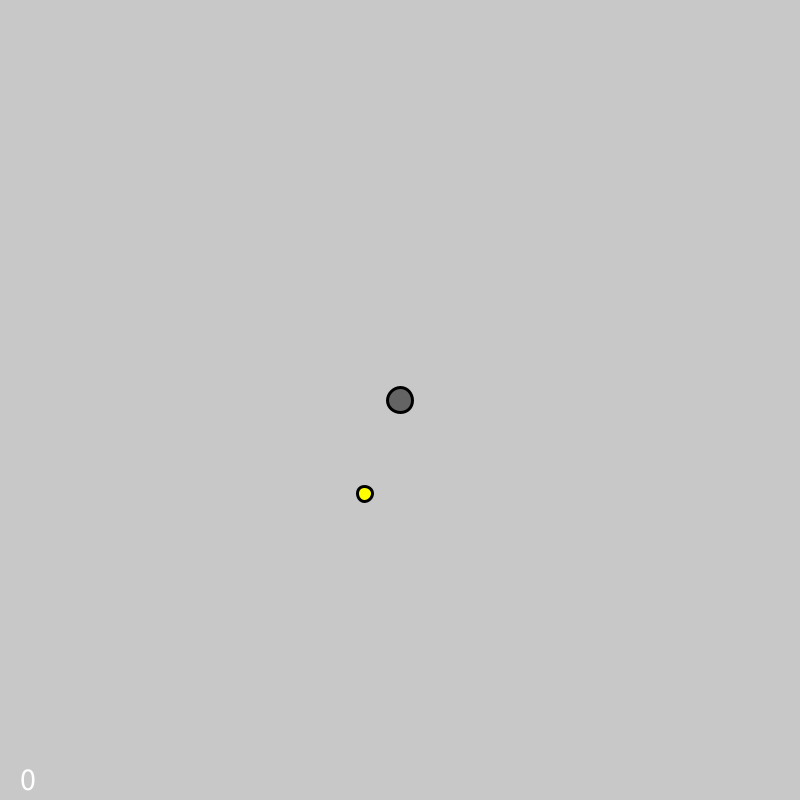
Frame 1 (no input)
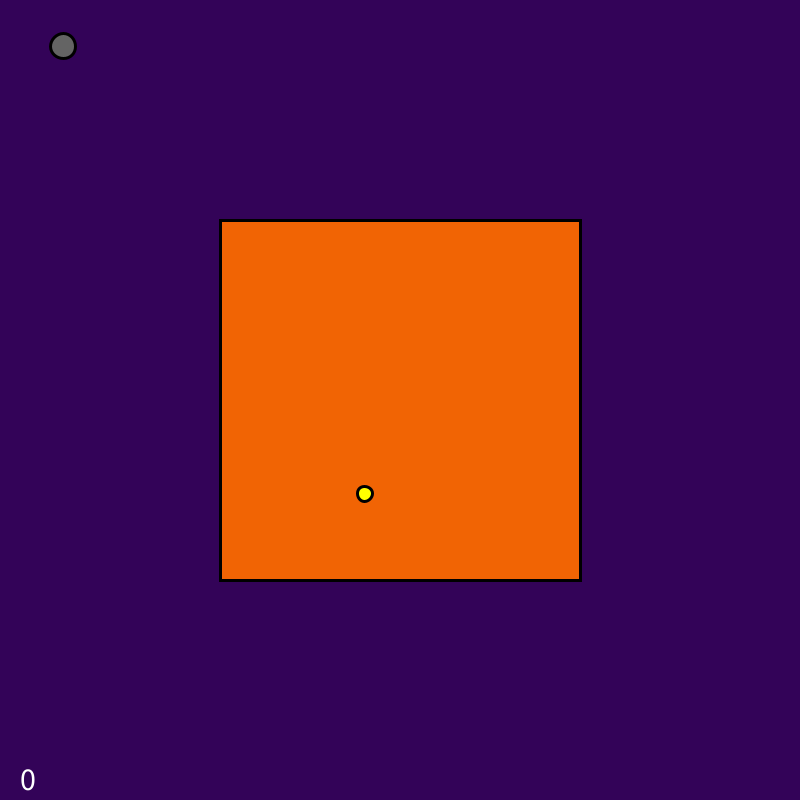
Frame 60 (the mouse pressed at the canvas centre just before this capture)
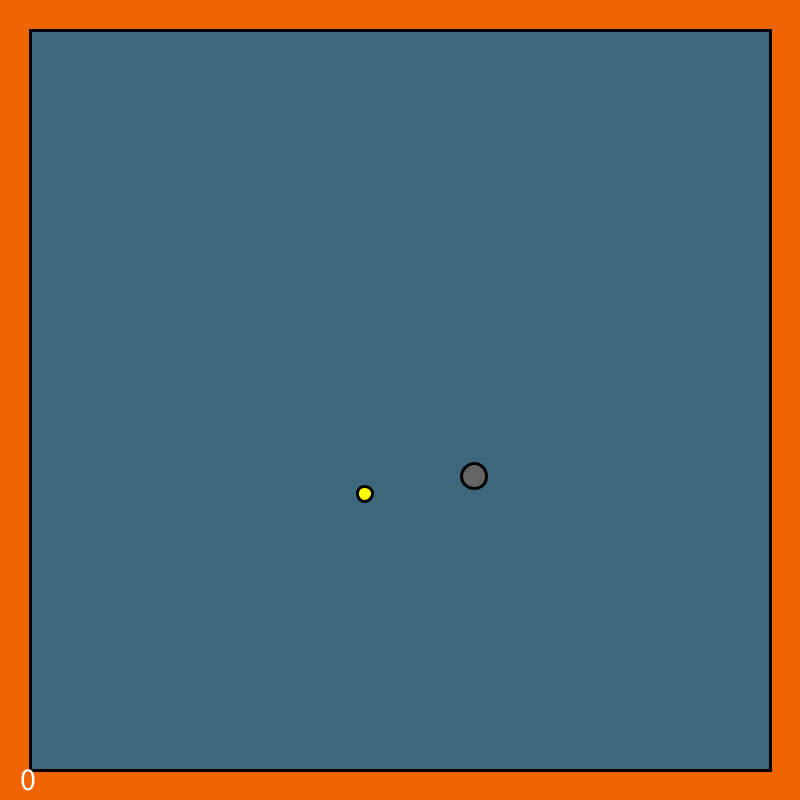
Frame 120 (the mouse held since frame 60 and released just before this capture)

The Processing sketch that drew these frames (run headless with seeded random() and noise(); from frame 60 on, the mouse is pressed at the canvas centre):

// Processing sketch: processing_101162
// ── processing_101162.pde


float[] enemyPosY = new float[5];
float[] enemyPosX = new float[5];

PVector playerPos = new PVector(width/2, height/2);

PVector coin = new PVector(0, 0);
PVector gravity = new PVector(0, 0);
PVector gravEnemyPos = new PVector(width/2, height/2);
PVector gravSpeed = new PVector(0.5, 0.5);
PVector playerWeight = new PVector(0.25, 0.25);

float gravDistance;
float enemySpeed = 2;
float playerSize = 25;
float distance;
float ySpeed = 0.001; 
float acc;
float xSpeed = 0.001; 
float xacc;
float cutoff = 1;
float distFix = 2;
float pull = 5000;

float bgx; //background X
float bgy; //background Y
float R, G, B;
float prevR = 200;
float prevG = 200;
float prevB = 200;
float deadX ,deadY;
float deadPosX, deadPosY;

int score;
Boolean dead = false;

void setup() {
  size(800, 800);

  strokeWeight(3);

  for (int i = 0; i < 5; i++) {
    enemyPosY[i] = random(0, height);
    enemyPosX[i] = random(-1200, -500);
  }

  R = random(0, 255);
  G = random(0, 255);
  B = random(0, 255);
  coin.x = random(0, width);
  coin.y = random(0, height);
  playerPos.x = width/2;
  playerPos.y = height/2;
  gravEnemyPos.x = random(-200, -1000);
  gravEnemyPos.y = random(0, height);
}

void draw () {
  fill(200, 200, 200);
  background(prevR, prevG, prevB);
  fill(R, G, B);
  if(dead == false){
  rect((width/2)-bgx/2, (height/2)-bgy/2, bgx, bgy);
  bgx += 20;
  bgy += 20;
  }
  if (bgx>(width)) {
    bgx = 0;
    bgy = 0;
    prevR = R;
    prevG = G;
    prevB = B;
    R = random(0, 255);
    G = random(0, 255);
    B = random(0, 255);
  }

  //
  // MAKE THE PLAYER
  //
  //line(mouseX, mouseY, playerPos.x, playerPos.y);       
  smooth();
  fill(100, 100, 100);
  ellipse(playerPos.x, playerPos.y, playerSize, playerSize);

  //
  // PLAYER SPRING
  //
  acc = (-(playerWeight.y)*(playerPos.y - mouseY))/15;       
  ySpeed += acc;                      
  ySpeed *= 0.95;                     
  playerPos.y += ySpeed/3;

  xacc = (-(playerWeight.x)*(playerPos.x - mouseX))/15;
  xSpeed += xacc;
  xSpeed *= 0.95;
  playerPos.x += xSpeed/3;


  //
  // BOUNDARIES FOR PLAYER
  //
  if (playerPos.x < -10) {
    playerPos.x = (-9);
    xSpeed *= -0.8;
  }
  if (playerPos.x > (width)) {
    playerPos.x = (width-1);
    xSpeed *= -0.8;
  }
  if (playerPos.y < 0) {
    playerPos.y = 1;
    ySpeed *= -0.6;
  }
  if (playerPos.y > height) {
    playerPos.y = (height-1);
    ySpeed *= -0.6;
  }


  //
  // MOVING ENEMIES
  //
  for (int i = 0; i < 5; i++) {
    fill(100, 100, 100);
    rect(enemyPosX[i], enemyPosY[i], 15, 15);
    enemyPosX[i] += enemySpeed;
    if (enemyPosX[i] > width) {
      enemyPosY[i] = random(0, height);
      enemyPosX[i] = random(-900, 0);
    }
    //
    // DETECTING HITS
    //
    distance = (dist(playerPos.x, playerPos.y, enemyPosX[i], enemyPosY[i])) + distFix;
    if (distance < playerSize) {
      // println("HIT");
      fill(255, 0, 0);
      ellipse(playerPos.x, playerPos.y, playerSize, playerSize);
      enemyPosY[i] = random(0, height);
      enemyPosX[i] = random(-900, 0);
      if (dead == false) {
        score -= 5;
      }
    }
  }

  //
  // ORBITING ENEMIES
  //
  fill(150, 0, 0);
  rect(gravEnemyPos.x, gravEnemyPos.y, 20, 20);
  gravDistance = (playerPos.dist(gravEnemyPos)) + distFix;

  gravity.x = (((playerPos.x - gravEnemyPos.x))/pow(gravDistance, 3))*pull;
  gravity.y = (((playerPos.y - gravEnemyPos.y))/pow(gravDistance, 3))*pull;

  gravSpeed.add(gravity);
  gravEnemyPos.add(gravSpeed);

  if (gravSpeed.x > cutoff) {
    gravSpeed.x = cutoff;
  }
  if (gravSpeed.y > cutoff) {
    gravSpeed.y = cutoff;
  }
  if (gravSpeed.x < -cutoff) {
    gravSpeed.x = -cutoff;
  }
  if (gravSpeed.y < -cutoff) {
    gravSpeed.y = -cutoff;
  }

  if (gravDistance < playerSize) {
    gravEnemyPos.x = random(-200, -1000);
    gravEnemyPos.y = random(0, height);
    deadPosX = playerPos.x;
    deadPosY = playerPos.y;
    dead = true;
  }
  if (dead == true) {
    rect(deadPosX-(deadX/2), deadPosY-(deadY/2), deadX, deadY);
    deadX += 15;
    deadY += 15;
    coin.x = 1000;
    if (deadX > width) {
      fill(255, 255, 255);
      textSize(100);
      text("SCORE", 240, 300);
      text(score, 340, 500);
    }
  }


  //
  // COINS
  //
  fill(255, 255, 0);
  ellipse(coin.x, coin.y, 15, 15);
  distance = (playerPos.dist(coin))+distFix;
  if (distance < playerSize) {
    // println("COIN");
    fill(255, 255, 0);
    ellipse(playerPos.x, playerPos.y, playerSize, playerSize);
    coin.y = random(0, height);
    coin.x = random(200, width);
    enemySpeed += 0.05;
    playerSize += 1.5;
    playerWeight.x -= 0.003;
    playerWeight.y -= 0.003;
    distFix += 0.75;
    cutoff += 0.06;
    pull += 500;
    score += 1;
  }
  if (dead == false) {
    fill(255);
    textSize(32);
    text(score, 20, 790);
  }
}
